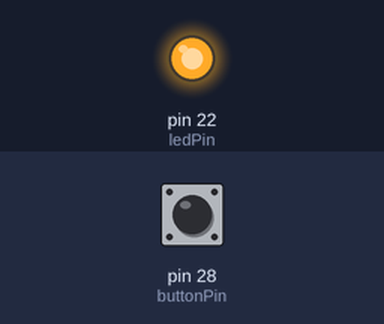
Recording of a sketch running on a simulated Arduino Mega 2560, built with avr-gcc and run on an emulated ATmega2560. Shown: output pins drawn as LEDs (lit = HIGH). Inputs (shaded band) come from the test bench; at power-on: pin 28 (buttonPin) LOW.

Above: at 1.2 s.
1.3 s: pin 28 (buttonPin) pulled HIGH for 0.15 s
At 2.6 s:
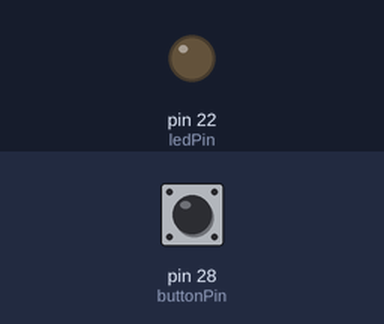
2.9 s: pin 28 (buttonPin) pulled HIGH for 1 s
At 5.1 s:
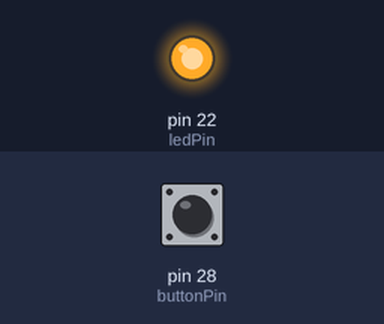
5.4 s: pin 28 (buttonPin) pulled HIGH for 3.2 s
At 9.9 s:
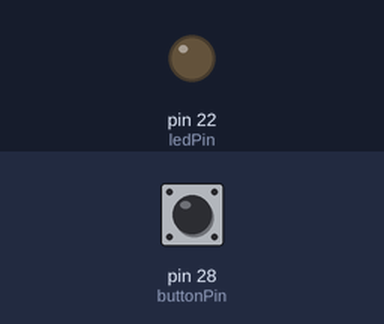
Timing chart, 0 to 11.4 s (numbered marks = the images above; inputs shaded):
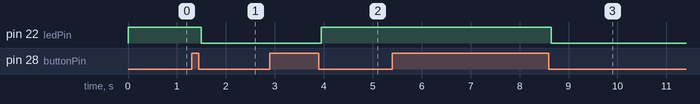

The sketch:

Lat_5.ino
```cpp
const int buttonPin = 28;    // the number of the pushbutton pin
const int ledPin = 22;      // the number of the LED pin
int ledState = HIGH;         // the current state of the output pin
int buttonState;             // the current reading from the input pin
int lastButtonState = LOW;   // the previous reading from the input pin
unsigned long lastDebounceTime = 0;  // the last time the output pin was toggled
unsigned long debounceDelay = 50;    // the debounce time; increase if the output flickers

void setup() {
  pinMode(buttonPin, INPUT);
  pinMode(ledPin, OUTPUT);
  // kondisi lampu awal menyala
  digitalWrite(ledPin, ledState);
}

void loop() {
  // masukan kondisi button ke variabel lokal
  int reading = digitalRead(buttonPin);

  if (reading != lastButtonState) {
    // reset the debouncing timer
    lastDebounceTime = millis();
  }

  if ((millis() - lastDebounceTime) > debounceDelay) {
    if (reading != buttonState) {
      buttonState = reading;

      // only toggle the LED if the new button state is HIGH
      if (buttonState == LOW) {
        ledState = !ledState;
      }
    }
  }
  digitalWrite(ledPin, ledState);

  // save the reading. Next time through the loop, it'll be the lastButtonState:
  lastButtonState = reading;
}
```

Measured:
- after the input at 1.3 s, pin 22 (ledPin): HIGH → LOW after 0.20 s
- after the input at 2.9 s, pin 22 (ledPin): LOW → HIGH after 1.1 s
- after the input at 5.4 s, pin 22 (ledPin): HIGH → LOW after 3.3 s
